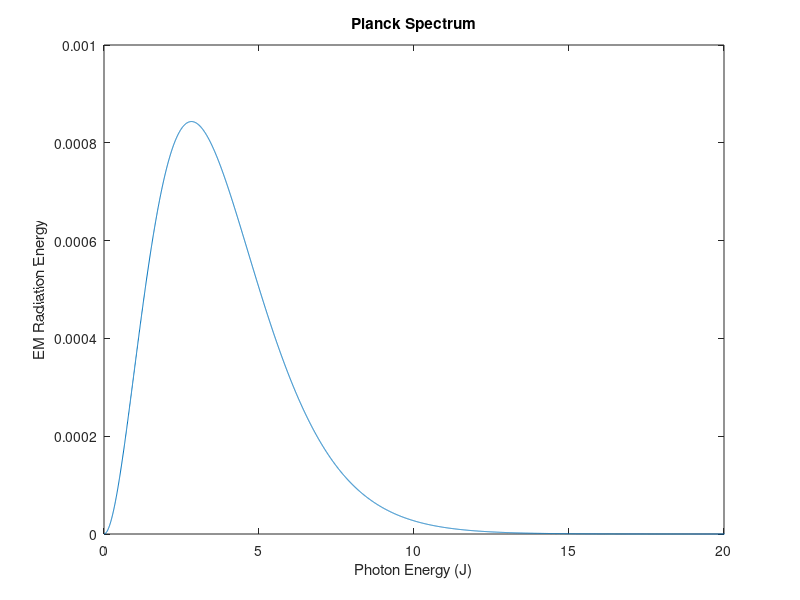

Source code (MATLAB):
%Planck Spectrum
%Maddie C.
%4/6/2016
%
T=1500;                     %Temperature of kiln (K)
k=1.38e-23;                 %Boltzmann's constant (eV/K)
h=6.626e-34;                %Planck's constant (eV*s)
c=2.99e8;                   %Speed of light (m/s)
L=1;                        %dimension (m)            
n=1:1000:10000000;          %Quantum energy level
p=(h*c*n)./(2*L);           %Energy of photon spectrum (J)               
N=8*pi*(k*T).^4./((h*c).^3) %Normalization constant
x=p./(k*T);                 %sub x
y=N*(x.^3)./(exp(x)-1);     %Total energyplot(x,y)
plot(x,y)
axis([0 20 0 .001])
title('Planck Spectrum')
xlabel('Photon Energy (J)'),ylabel('EM Radiation Energy')